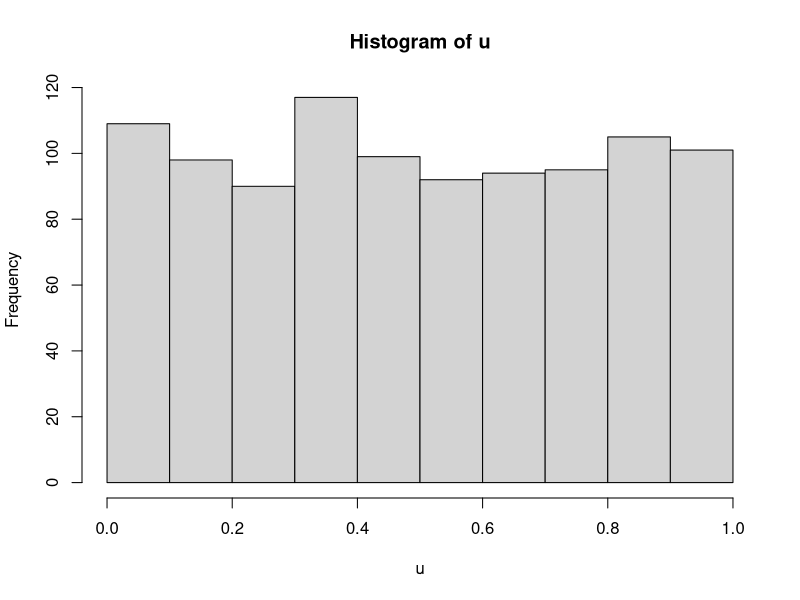
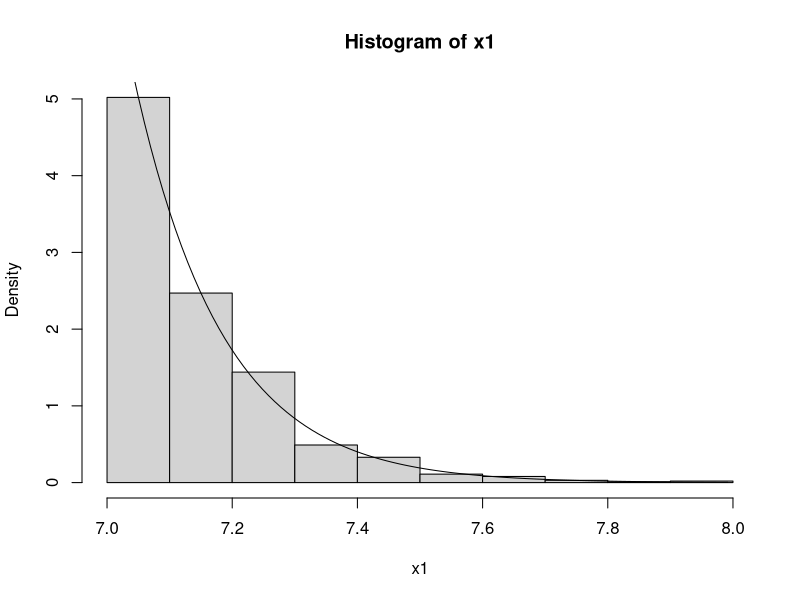
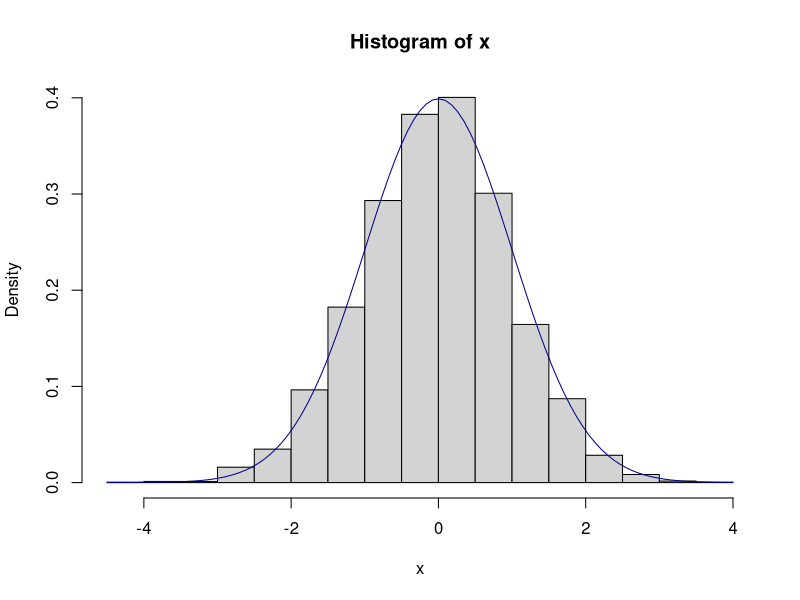
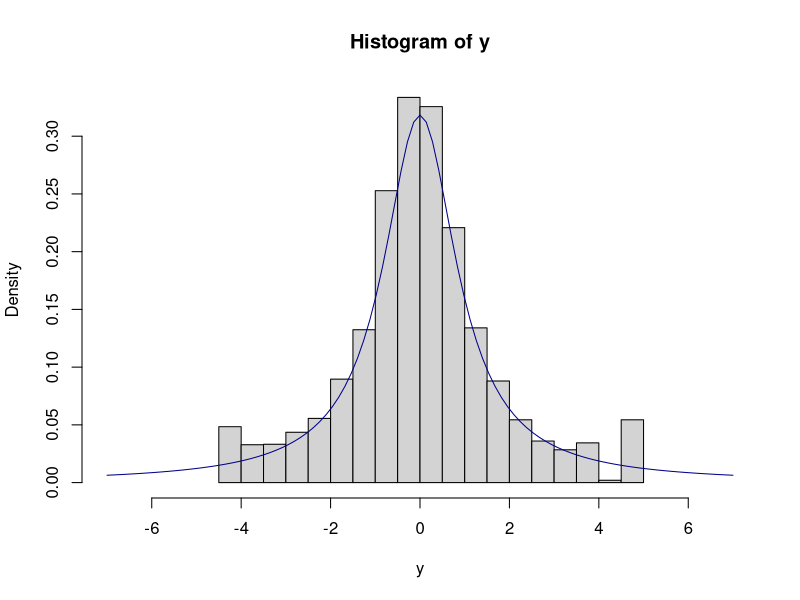
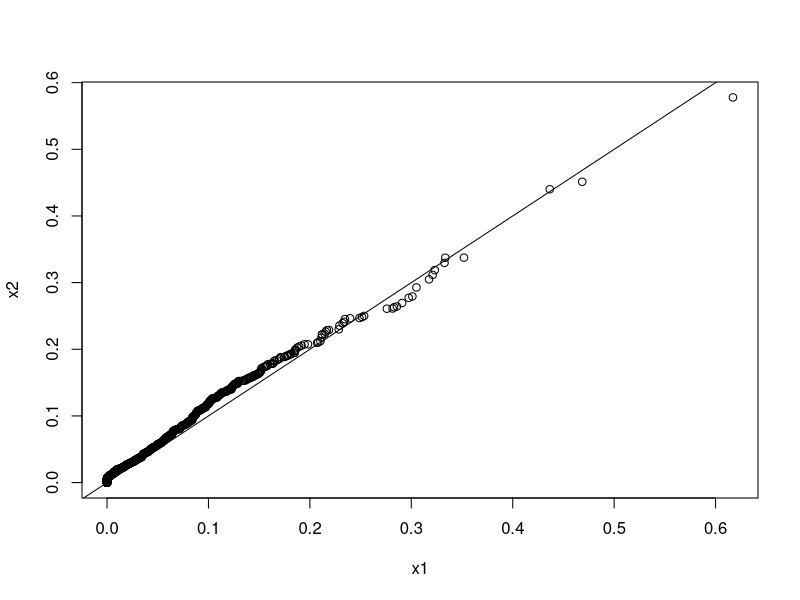
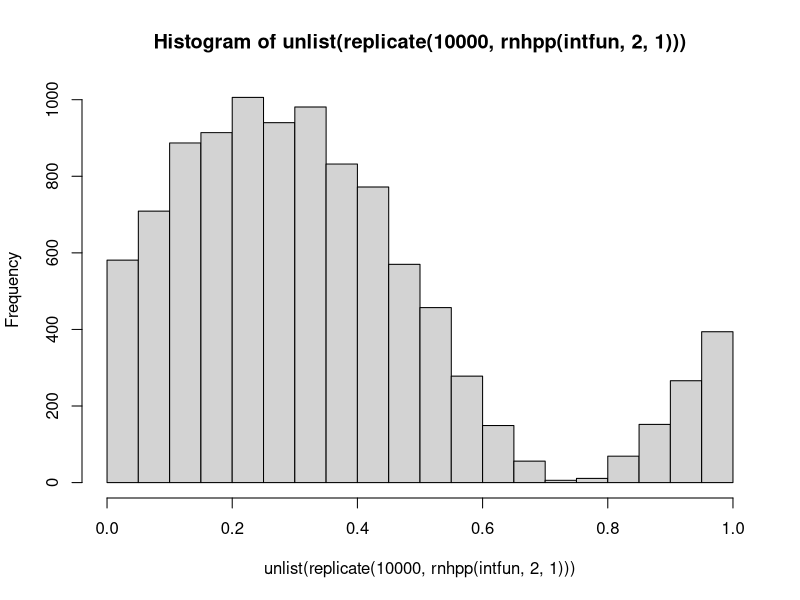
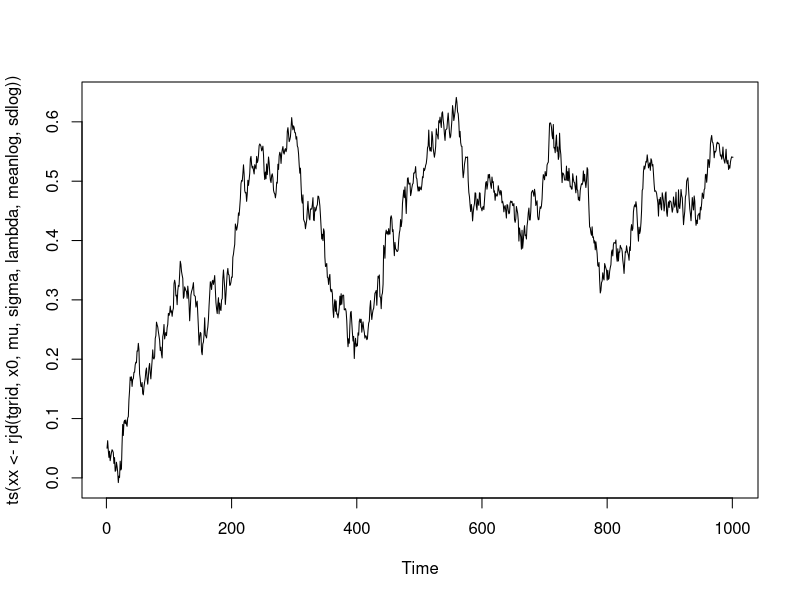

Write R code to recreate these figures, in order.
## ---- chunk 1
runif.my <- function(n, seed) {
  ret <- double(n)
  last <- seed
  p <- 2^31 - 1
  for (i in 1:n) {
    last <- (7^5 * last) %% p
    ret[i] <- last / p
  }
  ret
}

u <- runif.my(1000, 2)
## ---- chunk 2
hist(u)
ks.test(u, "punif")
## ---- chunk 3
rNormTail <- function(n, c) {
    lambda <- (c + sqrt(c * c + 4)) / 2
    alpha <- exp(0.5 * lambda * lambda - lambda * c) /
        sqrt(2 * pi) / lambda / (1 - pnorm(c))
    x <- rep(NA, n)
    for (i in 1:n) {
        while (TRUE) {
            cand <- rexp(1, lambda)
            ratio <- dnorm(cand + c) / (1 - pnorm(c)) / dexp(cand, lambda) / alpha
            u <- runif(1)
            if (u < ratio) break
        }
        x[i] <- cand
    }
    x + c
}


rNormTail.f <- function(n, c, batSize = n) {
    lambda <- (c + sqrt(c * c + 4)) / 2
    alpha <- exp(0.5 * lambda * lambda - lambda * c) /
        sqrt(2 * pi) / lambda / (1 - pnorm(c))
    x <- rep(NA, n)
    ndone <- 0
    while (TRUE) {
        cand <- rexp(batSize, lambda)
        ratio <- dnorm(cand + c) / (1 - pnorm(c)) / dexp(cand, lambda) / alpha
        u <- runif(batSize)
        accept <- u < ratio
        naccpt <- sum(accept)
        ntodo <- n - ndone
        ngood <- min(ntodo, naccpt)
        sample <- cand[accept][1:ngood]
        x[ndone + 1:ngood] <- sample
        ndone <- ndone + ngood
        if (ndone == n) break
    }
    x + c
}

cc <- 7
n <- 1000

x1 <- qnorm(runif(n, pnorm(cc), 1))
x2 <- rNormTail(n, cc)
x3 <- rNormTail.f(n, cc)

hist(x1, freq=FALSE)
curve(dnorm(x) / (1 - pnorm(cc)), 7, max(x1), add=TRUE)


library(microbenchmark)
microbenchmark(x1 <- qnorm(runif(n, pnorm(cc), 1)),
               x2 <- rNormTail(n, cc),
               x3 <- rNormTail.f(n, cc, n),
               x4 <- rNormTail.f(n, cc, n / 2))
## ---- chunk 4
##' Sampling importance resampling
##'
##' @param n desired sample size
##' @param density target density
##' @param envolope density of the sampler
##' @param sampler random number generation of the sampler
##' @param m sample size to draw from the sampler
##' @return vector of random sample from the target density
sir <- function(n, density, envolope, sampler, m = 20 * n) {
    y <- sampler(m)
    weight <- density(y) / envolope(y)
    weight <- weight / sum(weight)
    ## resample
    sample(y, size = n, replace = TRUE, prob = weight)
}

n <- 5000
## sample from normal using cauchy as sampler
x <- sir(n, dnorm, dcauchy, rcauchy)
hist(x, prob = TRUE)
curve(dnorm(x), add = TRUE, col="darkblue")
length(unique(x)) # not equal to n

## sample from cauchy using normal as sampler: bad!
y <- sir(n, dcauchy, dnorm, rnorm)
hist(y, xlim = c(-7, 7), prob = TRUE)
curve(dcauchy(x), add = TRUE, col = "darkblue")
## ---- chunk 5

## Brownian motion
rBM <- function(tgrid, x0 = 0) {
    dt <- diff(tgrid)
    z <- rnorm(length(dt), sd = sqrt(dt))
    c(x0, cumsum(z) + x0)
}


## Brownian bridge
rBB <- function(tgrid, x, y) {
    n <- length(tgrid)
    w <- double(n)
    a <- tgrid[1]; w[1] <- x
    b <- tgrid[n]; w[n] <- y
    for (i in 2:(n-1)) {
        t <- tgrid[i]
        mu <- ((b - t) * x + (t - a) * y) / (b - a)
        sigma <- sqrt((t - a) * (b - t) / (b - a))
        w[i] <- x <- rnorm(1, mu, sigma)
        a <- tgrid[i]
    }
    w
}

## ---- chunk 6
rcir <- function(n, r0, alpha, b, sigma, dt) {
    df  <- 4 * alpha * b / sigma / sigma
    ee <- exp(- alpha * dt)
    cc <- sigma^2 * (1 - ee) / 4 / alpha
    lambda <- ee * r0 / cc
    rchisq(n, df = df, ncp = lambda) * cc
}
## ---- chunk 7
rcir_euler <- function(n, r0, alpha, b, sigma, dt, ng = 10) {
    ddt <- dt / ng
    sapply(1:n, function(idx) {
        for (i in seq(1:ng)) {
            rt <- r0 + alpha * (b - r0) * ddt +
                sigma * sqrt(r0 * ddt) * rnorm(1)
            rt <- max(0, rt)
            r0 <- rt
        }
        rt
    })
}
## ---- chunk 8
r0 <- .05
alpha <- .2
b <- .05
sigma <- 1
dt <- .1
n <- 1000

x1 <- rcir      (n, r0, alpha, b, sigma, dt)
x2 <- rcir_euler(n, r0, alpha, b, sigma, dt)
qqplot(x1, x2)
abline(0, 1)
## ---- chunk 9
## simulation of a nonhomegeneous Poisson process
## with the thinning method
rnhpp <- function(intensity, intmax, tmax) {
    n <- rpois(1, intmax)
    tt <- runif(n, 0, tmax)
    u <- runif(n)
    accept <- u < intensity(tt) / intmax
    sort(tt[accept])
}

intfun <- function(x) sin(2 * pi * x) + 1

ff <- rnhpp(intfun, 2, 1)
hist(unlist(replicate(10000, rnhpp(intfun, 2, 1))))
## ---- chunk 10
## jump rate: constant lambda
## jump size: log normal distribution with meanlog and sdlog
rjd <- function(tgrid, x0, mu, sigma, lambda, meanlog, sdlog) {
    dt <- diff(tgrid)
    n <- length(dt)
    ddiff <- (mu - 0.5 * sigma * sigma) * dt + sigma * sqrt(dt) * rnorm(n)
    njump <- rpois(n, dt * lambda)
    jsize <- ifelse(njump == 0, 0,
                    rnorm(n, meanlog * njump, sdlog * sqrt(njump)))
    dx  <- ddiff + jsize
    c(x0, x0 + cumsum(dx))
}

meanlog <- 0; sdlog <- 0.02
lambda <- 2; mu <- .01; sigma <- sqrt(.02)
x0  <- .05
tgrid <- seq(0, 10, by = .01)
plot(ts(xx <- rjd(tgrid, x0, mu, sigma, lambda, meanlog, sdlog)))
